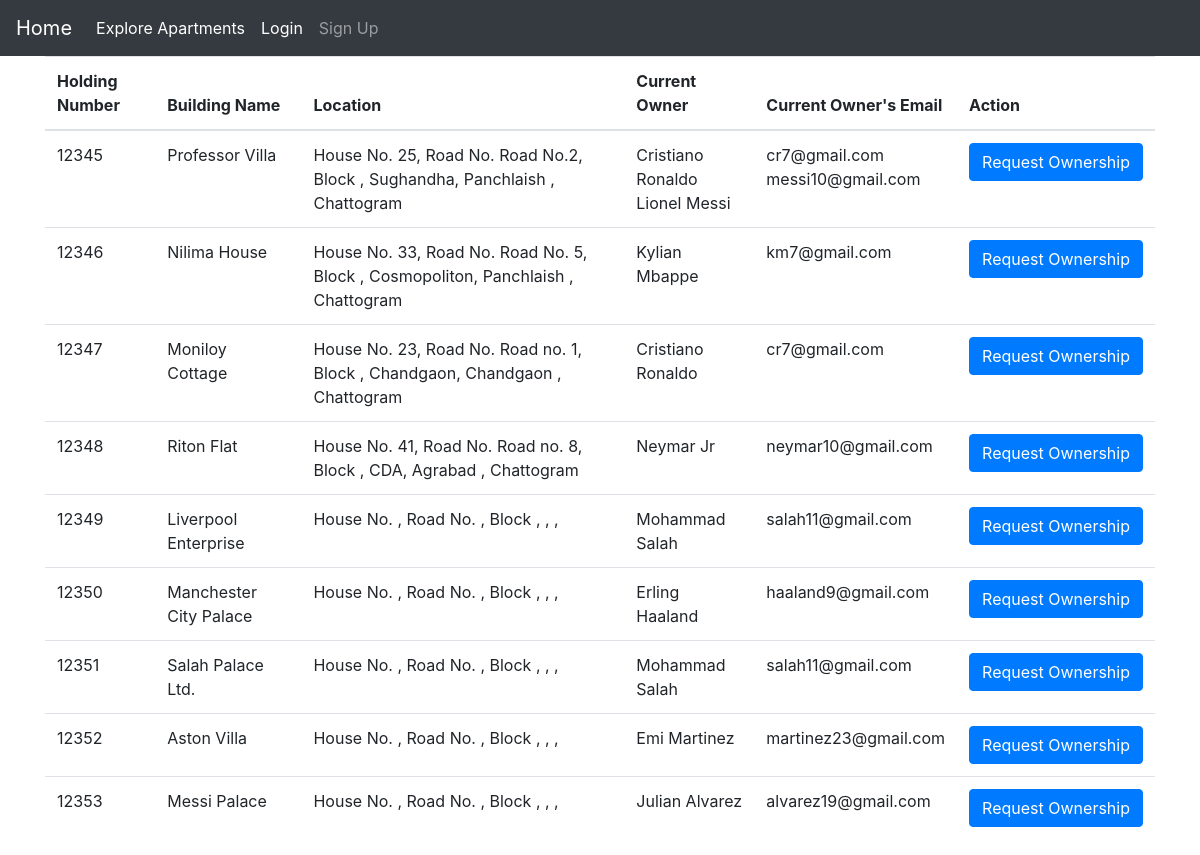
/Building/request_authority.php, run on an earlier commit of the app's database.
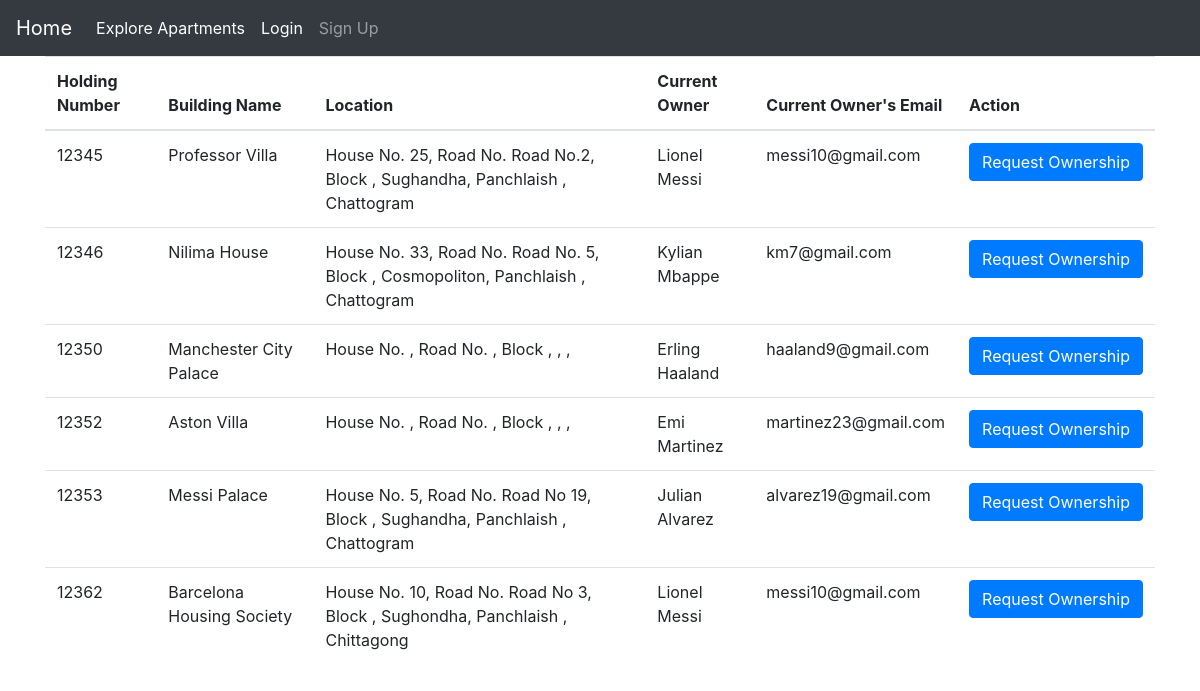
And on a later commit of the database.
### tables this page shows
CREATE TABLE `building` (
  `holdingNumber` bigint(20) NOT NULL,
  `buildingName` varchar(200) NOT NULL,
  `image` varchar(150) NOT NULL
);

CREATE TABLE `location` (
  `holdingNumber` bigint(20) NOT NULL,
  `street` varchar(100) NOT NULL,
  `city` varchar(100) NOT NULL,
  `area` varchar(100) NOT NULL,
  `thana` varchar(100) NOT NULL,
  `houseNo` int(100) NOT NULL
);

CREATE TABLE `own` (
  `email` varchar(100) NOT NULL,
  `holdingNumber` bigint(20) NOT NULL
);

CREATE TABLE `owner` (
  `first_name` varchar(100) NOT NULL,
  `last_name` varchar(100) NOT NULL,
  `phone` varchar(100) NOT NULL,
  `email` varchar(100) NOT NULL,
  `image` varchar(100) NOT NULL
);

### Building/request_authority.php (the view, shortened to what this page needs)
<?php
    include_once('../connect.php');
?>
<!doctype html>
<html lang="en">
    <head>
        <link rel="stylesheet" href="https://cdn.jsdelivr.net/npm/bootstrap@4.0.0/dist/css/bootstrap.min.css">
    </head>
    <body>
        <?php require_once('../home/_nav_from_show_building_info.php');?>
        <div class="container">
            <table class="table">
                <thead>
                    <tr>
                        <th scope="col">Holding Number</th>
                        <th scope="col">Building Name</th>
                        <th scope="col">Location</th>
                        <th>Current Owner</th>
                        <th>Current Owner's Email</th>
                        <th>Action</th>
                    </tr>
                </thead>
                <tbody>
                    <tr>
                        <?php
                            $sql =  "SELECT * from `building`";
                            $result = mysqli_query($con, $sql);
                            if ($result) {
                                while ($row = mysqli_fetch_assoc($result)) {
                                    echo '<tr>';
                                    $hld = $row['holdingNumber'];
                                    $bname = $row['buildingName'];
                                    echo '<td>'.$hld.'</td>
                                          <td>'.$bname.'</td>';
                                    $sql_loc = "SELECT * from `location` where holdingNumber = '$hld'";
                                    $result_loc = mysqli_query($con, $sql_loc);
                                    if ($result_loc){
                                        $row_loc = mysqli_fetch_assoc($result_loc);
                                        $hno = $row_loc['houseNo'];
                                        $street = $row_loc['street'];
                                        $block = $row_loc['block'];
                                        $area = $row_loc['area'];
                                        $thana = $row_loc['thana'];
                                        $city = $row_loc['city'];
                                        $location = "House No. $hno, Road No. $street, Block $block, $area, $thana , $city";
                                    }
                                    echo '<td>'.$location.'</td>';
                                    $sql_ow = "SELECT * from `own` NATURAL JOIN `owner` where holdingNumber='$hld'";
                                    $result_ow = mysqli_query($con, $sql_ow);
                                    if ($result_ow) {
                                        echo '<td>';
                                        while ($row_ow = mysqli_fetch_assoc($result_ow)) {
                                            $name = $row_ow['first_name'] . ' ' . $row_ow['last_name'];
                                            echo $name . '<br>';
                                        }
                                        echo '</td>';
                                    }
                                    $sql_ow = "SELECT * from `own` NATURAL JOIN `owner` where holdingNumber='$hld'";
                                    $result_ow = mysqli_query($con, $sql_ow);
                                    if ($result_ow) {
                                        echo '<td>';
                                        while ($row_ow = mysqli_fetch_assoc($result_ow)) {
                                            echo $row_ow['email'] . '<br>';
                                        }
                                        echo '</td>';
                                    }
                                    $sql_verify = "SELECT * from `own` where holdingNumber = '$hld' and holdingNumber != ALL
                                                (SELECT holdingNumber from `own` where email = '$email');";
                                    $result_verify = mysqli_query($con, $sql_verify);
                                    if (mysqli_num_rows($result_verify)){
                                        echo '<td><a href="request_verify.php?holding='.$hld.'"><button class="btn btn-primary">Request Ownership</button></a></td>';
                                    }
                                    echo '</tr>';
                                }
                            }
                        ?>
                </tbody>
            </table>
        </div>
    </body>
</html>

What changed in the data, as far as the page shows it:
removed own: email.last_name "Cristiano Ronaldo", email "cr7@gmail.com", shown under building "Professor Villa"
removed building: holdingNumber "12347", buildingName "Moniloy Cottage", location.houseNo+street+area "House No. 23, Road No. Road no. 1, Block , Chandgaon, Chandgaon , Chattogram"
removed own: email.last_name "Cristiano Ronaldo", email "cr7@gmail.com"
removed building: holdingNumber "12348", buildingName "Riton Flat", location.houseNo+street+area "House No. 41, Road No. Road no. 8, Block , CDA, Agrabad , Chattogram"
removed own: email.last_name "Neymar Jr", email "neymar10@gmail.com"
removed building: holdingNumber "12349", buildingName "Liverpool Enterprise", location "House No. , Road No. , Block , , ,"
removed own: email.last_name "Mohammad Salah", email "salah11@gmail.com"
removed building: holdingNumber "12351", buildingName "Salah Palace Ltd.", location "House No. , Road No. , Block , , ,"
removed own: email.last_name "Mohammad Salah", email "salah11@gmail.com"
computed for building "Messi Palace": location.houseNo+street+area "House No. , Road No. , Block , , ," → "House No. 5, Road No. Road No 19, Block , Sughandha, Panchlaish , Chattogram"
added building: holdingNumber "12362", buildingName "Barcelona Housing Society", location.houseNo+street+area "House No. 10, Road No. Road No 3, Block , Sughondha, Panchlaish , Chittagong"
added own: email.last_name "Lionel Messi", email "messi10@gmail.com"
